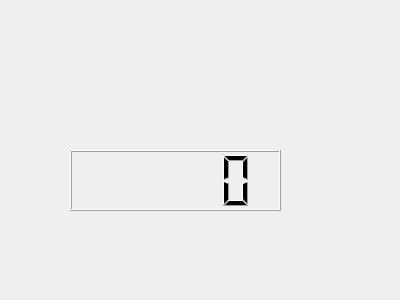
<?xml version="1.0" encoding="UTF-8"?>
<ui version="4.0">
 <class>Clock</class>
 <widget class="QWidget" name="Clock">
  <property name="geometry">
   <rect>
    <x>0</x>
    <y>0</y>
    <width>400</width>
    <height>300</height>
   </rect>
  </property>
  <property name="windowTitle">
   <string>Form</string>
  </property>
  <widget class="QLCDNumber" name="lcdNumber">
   <property name="geometry">
    <rect>
     <x>70</x>
     <y>150</y>
     <width>211</width>
     <height>61</height>
    </rect>
   </property>
  </widget>
 </widget>
 <resources/>
 <connections/>
</ui>
